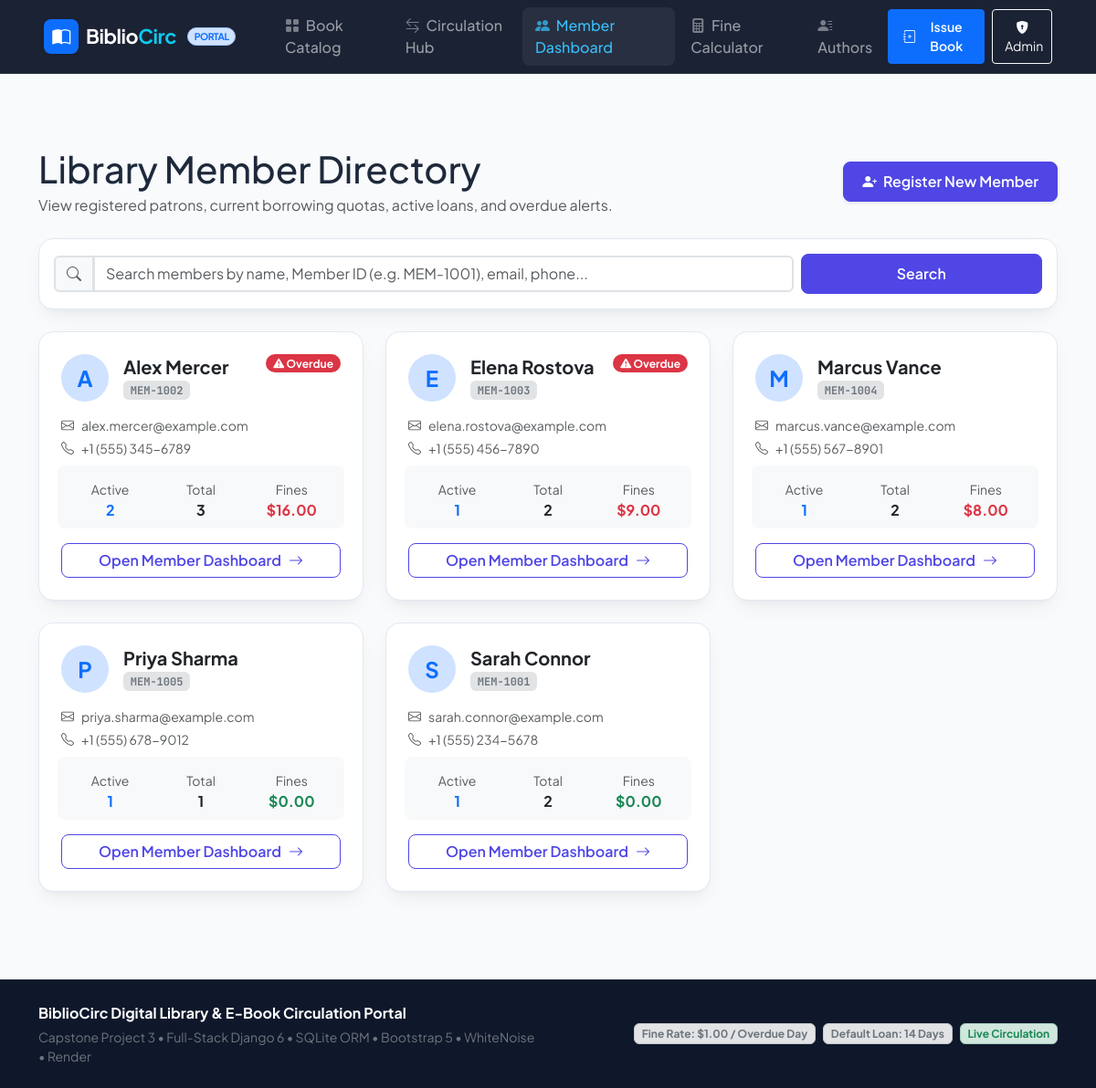
The page /members/ on the database its author committed.
### circulation/models.py (models this page shows, shortened)
class Member(models.Model):
    name = models.CharField(max_length=200)
    member_id = models.CharField(max_length=50, unique=True, help_text="Unique Member ID (e.g., MEM-1001)")
    email = models.EmailField(unique=True)
    phone = models.CharField(max_length=30)
    joined_date = models.DateField(default=timezone.now)
    class Meta:
        ordering = ['name']
    @property
    def active_borrowed_count(self):
        return self.circulations.filter(returned=False).count()
    @property
    def total_borrowed_count(self):
        return self.circulations.count()
    @property
    def overdue_borrowed_count(self):
        today = timezone.now().date()
        return self.circulations.filter(returned=False, due_date__lt=today).count()
    @property
    def total_fines_accumulated(self):
        records = self.circulations.all()
        total = Decimal('0.00')
        today = timezone.now().date()
        for r in records:
            if r.returned:
                total += r.fine_amount
            elif r.due_date < today:
                days = (today - r.due_date).days
                total += Decimal(days) * DAILY_FINE_RATE
        return total

class CirculationRecord(models.Model):
    book = models.ForeignKey(Book, on_delete=models.CASCADE, related_name='circulations')
    member = models.ForeignKey(Member, on_delete=models.CASCADE, related_name='circulations')
    issue_date = models.DateField(default=timezone.now)
    due_date = models.DateField(help_text="Expected return date (default +14 days from issue)")
    return_date = models.DateField(null=True, blank=True, help_text="Actual return date")
    fine_amount = models.DecimalField(max_digits=8, decimal_places=2, default=Decimal('0.00'), help_text="Overdue fine")
    returned = models.BooleanField(default=False)
    notes = models.CharField(max_length=255, blank=True, default="")
    created_at = models.DateTimeField(auto_now_add=True)
    class Meta:
        ordering = ['-issue_date', '-id']

### circulation/views.py (the view, shortened to what this page needs)
# urls.py: path('members/', views.member_list, name='member_list'),
def member_list(request):
    search_query = request.GET.get('q', '').strip()
    members = Member.objects.all()
    context = {
        'members': members,
        'search_query': search_query,
        'total_members': Member.objects.count(),
    }
    return render(request, 'circulation/member_list.html', context)

### templates/circulation/member_list.html (shortened to what this page needs)
{% extends 'base.html' %}
{% load static %}
{% block content %}
<div class="container my-5">
    <div class="d-flex flex-column flex-md-row justify-content-between align-items-md-center gap-3 mb-4">
        <div>
            <h1 class="fw-extrabold mb-1">Library Member Directory</h1>
            <p class="text-muted mb-0">View registered patrons, current borrowing quotas, active loans, and overdue alerts.</p>
        </div>
        <div>
            <a href="{% url 'member_create' %}" class="btn btn-primary-custom fw-semibold shadow-sm">
                <i class="bi bi-person-plus-fill me-1"></i> Register New Member
            </a>
        </div>
    </div>
    <div class="app-card p-3 mb-4">
        <form method="get" class="row g-2 align-items-center">
            <div class="col-md-9">
                <div class="input-group">
                    <span class="input-group-text bg-light text-muted border-2"><i class="bi bi-search"></i></span>
                    <input
                        type="text"
                        name="q"
                        class="form-control border-2"
                        placeholder="Search members by name, Member ID (e.g. MEM-1001), email, phone..."
                        value="{{ search_query }}"
                    >
                </div>
            </div>
            <div class="col-md-3 d-flex gap-2">
                <button type="submit" class="btn btn-primary-custom flex-grow-1">Search</button>
            </div>
        </form>
    </div>
    <div class="row g-4">
        {% for member in members %}
            <div class="col-md-6 col-lg-4">
                <div class="app-card p-4 h-100 d-flex flex-column">
                    <div class="d-flex align-items-start justify-content-between mb-3">
                        <div class="d-flex align-items-center gap-3">
                            <div class="bg-primary-subtle text-primary rounded-circle d-flex align-items-center justify-content-center fw-bold fs-4" style="width: 52px; height: 52px;">
                                {{ member.name|slice:":1" }}
                            </div>
                            <div>
                                <h5 class="fw-bold mb-0">
                                    <a href="{% url 'member_detail' pk=member.pk %}" class="text-dark text-decoration-none">
                                        {{ member.name }}
                                    </a>
                                </h5>
                                <span class="badge bg-secondary-subtle text-secondary mono-font">{{ member.member_id }}</span>
                            </div>
                        </div>
                        {% if member.overdue_borrowed_count > 0 %}
                            <span class="badge bg-danger rounded-pill px-2 py-1 overdue-pulse" title="Has overdue loans!">
                                <i class="bi bi-exclamation-triangle-fill"></i> Overdue
                            </span>
                        {% endif %}
                    </div>
                    <div class="small text-muted mb-3 flex-grow-1">
                        <div class="mb-1 d-flex align-items-center gap-2">
                            <i class="bi bi-envelope text-muted"></i>
                            <span>{{ member.email }}</span>
                        </div>
                        <div class="d-flex align-items-center gap-2">
                            <i class="bi bi-telephone text-muted"></i>
                            <span>{{ member.phone }}</span>
                        </div>
                    </div>
                    <div class="row g-2 text-center p-2 bg-light rounded-3 mb-3">
                        <div class="col-4">
                            <span class="small text-muted d-block">Active</span>
                            <span class="fw-bold text-primary">{{ member.active_borrowed_count }}</span>
                        </div>
                        <div class="col-4">
                            <span class="small text-muted d-block">Total</span>
                            <span class="fw-bold text-dark">{{ member.total_borrowed_count }}</span>
                        </div>
                        <div class="col-4">
                            <span class="small text-muted d-block">Fines</span>
                            <span class="fw-bold {% if member.total_fines_accumulated > 0 %}text-danger{% else %}text-success{% endif %}">
                                ${{ member.total_fines_accumulated|floatformat:2 }}
                            </span>
                        </div>
                    </div>
                    <div class="mt-auto">
                        <a href="{% url 'member_detail' pk=member.pk %}" class="btn btn-outline-custom w-100 fw-semibold d-flex align-items-center justify-content-center gap-2">
                            <span>Open Member Dashboard</span>
                            <i class="bi bi-arrow-right"></i>
                        </a>
                    </div>
                </div>
            </div>
        {% empty %}
            <div class="col-12 py-5 text-center text-muted">
                <h4>No library members found</h4>
                <p>Register new members to start issuing books.</p>
                <a href="{% url 'member_create' %}" class="btn btn-primary">Register Member</a>
            </div>
        {% endfor %}
    </div>
</div>
{% endblock %}

### templates/base.html (shortened to what this page needs)
{% load static %}
<!DOCTYPE html>
<html lang="en">
<head>
    <link href="https://cdn.jsdelivr.net/npm/bootstrap@5.3.3/dist/css/bootstrap.min.css" rel="stylesheet">
    <link rel="stylesheet" href="https://cdn.jsdelivr.net/npm/bootstrap-icons@1.11.3/font/bootstrap-icons.min.css">
    <link rel="stylesheet" href="{% static 'css/style.css' %}">
</head>
<body>
    <nav class="navbar navbar-expand-lg navbar-dark navbar-custom sticky-top">
        <div class="container-fluid px-lg-5">
            <a class="navbar-brand d-flex align-items-center gap-2" href="{% url 'book_catalog' %}">
                <span class="d-inline-flex align-items-center justify-content-center bg-primary rounded-3 text-white p-2 shadow-sm" style="width: 38px; height: 38px;">
                    <i class="bi bi-book-half fs-5"></i>
                </span>
                <span class="fw-bold tracking-tight">Biblio<span class="text-info">Circ</span></span>
                <span class="badge bg-primary-subtle text-primary border border-primary-subtle rounded-pill ms-1 d-none d-sm-inline" style="font-size: 0.65rem;">PORTAL</span>
            </a>
            <div class="collapse navbar-collapse" id="navbarMain">
                <ul class="navbar-nav me-auto mb-2 mb-lg-0 ms-lg-4 gap-lg-1">
                    <li class="nav-item">
                        <a class="nav-link {% if request.resolver_match.url_name == 'book_catalog' or request.resolver_match.url_name == 'book_catalog_list' %}active text-info{% endif %}" href="{% url 'book_catalog' %}">
                            <i class="bi bi-grid-fill me-1 opacity-75"></i> Book Catalog
                        </a>
                    </li>
                    <li class="nav-item">
                        <a class="nav-link {% if request.resolver_match.url_name == 'circulation_list' or request.resolver_match.url_name == 'return_book' %}active text-info{% endif %}" href="{% url 'circulation_list' %}">
                            <i class="bi bi-arrow-left-right me-1 opacity-75"></i> Circulation Hub
                        </a>
                    </li>
                    <li class="nav-item">
                        <a class="nav-link {% if 'member' in request.resolver_match.url_name %}active text-info{% endif %}" href="{% url 'member_list' %}">
                            <i class="bi bi-people-fill me-1 opacity-75"></i> Member Dashboard
                        </a>
                    </li>
                    <li class="nav-item">
                        <a class="nav-link {% if request.resolver_match.url_name == 'due_date_calculator' %}active text-info{% endif %}" href="{% url 'due_date_calculator' %}">
                            <i class="bi bi-calculator-fill me-1 opacity-75"></i> Fine Calculator
                        </a>
                    </li>
                    <li class="nav-item">
                        <a class="nav-link {% if 'author' in request.resolver_match.url_name %}active text-info{% endif %}" href="{% url 'author_list' %}">
                            <i class="bi bi-person-lines-fill me-1 opacity-75"></i> Authors
                        </a>
                    </li>
                </ul>
                <div class="d-flex align-items-center gap-2">
                    <a href="{% url 'issue_book' %}" class="btn btn-primary btn-sm px-3 py-2 fw-semibold shadow-sm d-flex align-items-center gap-2">
                        <i class="bi bi-journal-plus"></i>
                        <span>Issue Book</span>
                    </a>
                    <a href="/admin/" target="_blank" class="btn btn-outline-light btn-sm px-2 py-2" title="Django Admin Panel">
                        <i class="bi bi-shield-lock-fill"></i>
                        <span class="d-none d-xl-inline ms-1">Admin</span>
                    </a>
                </div>
            </div>
        </div>
    </nav>
    <main class="flex-grow-1">
        {% block content %}{% endblock %}
    </main>
    <footer class="py-4 mt-5">
        <div class="container">
            <div class="row align-items-center gy-3">
                <div class="col-md-6 text-center text-md-start">
                    <div class="d-flex align-items-center justify-content-center justify-content-md-start gap-2 mb-1">
                        <span class="text-white fw-bold">BiblioCirc Digital Library & E-Book Circulation Portal</span>
                    </div>
                    <p class="small text-secondary mb-0">
                        Capstone Project 3 &bull; Full-Stack Django 6 &bull; SQLite ORM &bull; Bootstrap 5 &bull; WhiteNoise &bull; Render
                    </p>
                </div>
                <div class="col-md-6 text-center text-md-end">
                    <div class="d-flex justify-content-center justify-content-md-end gap-2 flex-wrap">
                        <span class="badge bg-secondary-subtle text-secondary border border-secondary-subtle">Fine Rate: $1.00 / Overdue Day</span>
                        <span class="badge bg-secondary-subtle text-secondary border border-secondary-subtle">Default Loan: 14 Days</span>
                        <span class="badge bg-success-subtle text-success border border-success-subtle">Live Circulation</span>
                    </div>
                </div>
            </div>
        </div>
    </footer>
</body>
</html>

### static/css/style.css (style rules this page uses)
:root { --primary-color: #4f46e5; --primary-hover: #4338ca; --primary-light: #eef2ff; --secondary-color: #06b6d4; --accent-color: #8b5cf6; --success-color: #10b981; --warning-color: #f59e0b; --danger-color: #ef4444; --dark-bg: #0f172a; --surface-bg: #ffffff; --body-bg: #f8fafc; --text-main: #1e293b; --text-muted: #64748b; --border-color: #e2e8f0; --card-shadow: 0 10px 25px -5px rgba(15, 23, 42, 0.06), 0 8px 10px -6px rgba(15, 23, 42, 0.04); --card-hover-shadow: 0 20px 30px -10px rgba(79, 70, 229, 0.15), 0 10px 15px -5px rgba(15, 23, 42, 0.05); --glass-bg: rgba(255, 255, 255, 0.85); --radius-lg: 1rem; --radius-md: 0.75rem; }
body { font-family: 'Plus Jakarta Sans', -apple-system, BlinkMacSystemFont, "Segoe UI", Roboto, sans-serif; background-color: var(--body-bg); color: var(--text-main); min-height: 100vh; display: flex; flex-direction: column; }
.mono-font { font-family: 'JetBrains Mono', 'Fira Code', monospace; }
.navbar-custom { background: rgba(15, 23, 42, 0.95); backdrop-filter: blur(12px); border-bottom: 1px solid rgba(255, 255, 255, 0.1); }
.navbar-brand { font-weight: 800; letter-spacing: -0.02em; font-size: 1.35rem; }
.nav-link { font-weight: 500; transition: all 0.2s ease; border-radius: 0.5rem; padding: 0.5rem 0.85rem !important; }
.nav-link:hover, .nav-link.active { color: #38bdf8 !important; background: rgba(255, 255, 255, 0.06); }
.app-card { background: var(--surface-bg); border: 1px solid var(--border-color); border-radius: var(--radius-lg); box-shadow: var(--card-shadow); transition: all 0.25s cubic-bezier(0.16, 1, 0.3, 1); overflow: hidden; }
.overdue-pulse { animation: pulse-danger 2s infinite; }
.btn-primary-custom { background-color: var(--primary-color); border-color: var(--primary-color); color: #ffffff; font-weight: 600; border-radius: 0.5rem; padding: 0.55rem 1.25rem; transition: all 0.2s ease; }
.btn-outline-custom { color: var(--primary-color); border: 1px solid var(--primary-color); background: transparent; font-weight: 600; border-radius: 0.5rem; transition: all 0.2s ease; }
footer { margin-top: auto; background: #0f172a; color: #94a3b8; border-top: 1px solid rgba(255, 255, 255, 0.08); }

### rows shown on the page
Member: name "A", name "Alex Mercer", member_id "MEM-1002", shows "Overdue", email "alex.mercer@example.com", phone "+1 (555) 345-6789", active_borrowed_count "2", total_borrowed_count "3", total_fines_accumulated "16.00"
Member: name "E", name "Elena Rostova", member_id "MEM-1003", shows "Overdue", email "elena.rostova@example.com", phone "+1 (555) 456-7890", active_borrowed_count "1", total_borrowed_count "2", total_fines_accumulated "9.00"
Member: name "M", name "Marcus Vance", member_id "MEM-1004", email "marcus.vance@example.com", phone "+1 (555) 567-8901", active_borrowed_count "1", total_borrowed_count "2", total_fines_accumulated "8.00"
Member: name "P", name "Priya Sharma", member_id "MEM-1005", email "priya.sharma@example.com", phone "+1 (555) 678-9012", active_borrowed_count "1", total_borrowed_count "1", total_fines_accumulated "0.00"
Member: name "S", name "Sarah Connor", member_id "MEM-1001", email "sarah.connor@example.com", phone "+1 (555) 234-5678", active_borrowed_count "1", total_borrowed_count "2", total_fines_accumulated "0.00"
